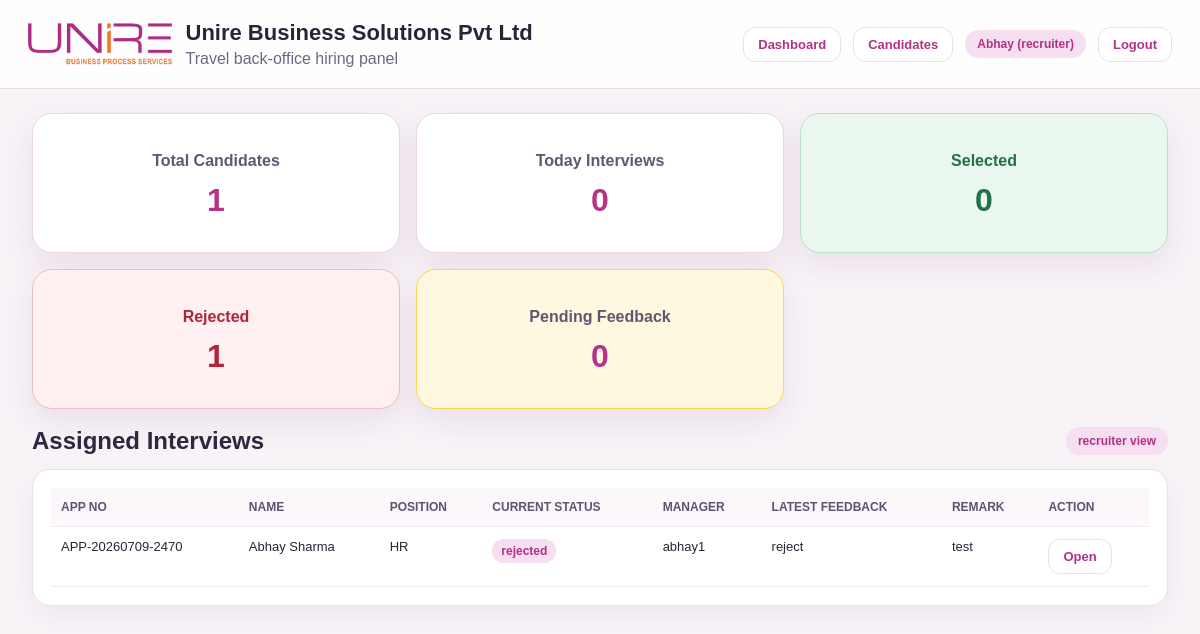
Before: /dashboard.php (signed in) with the older database file.
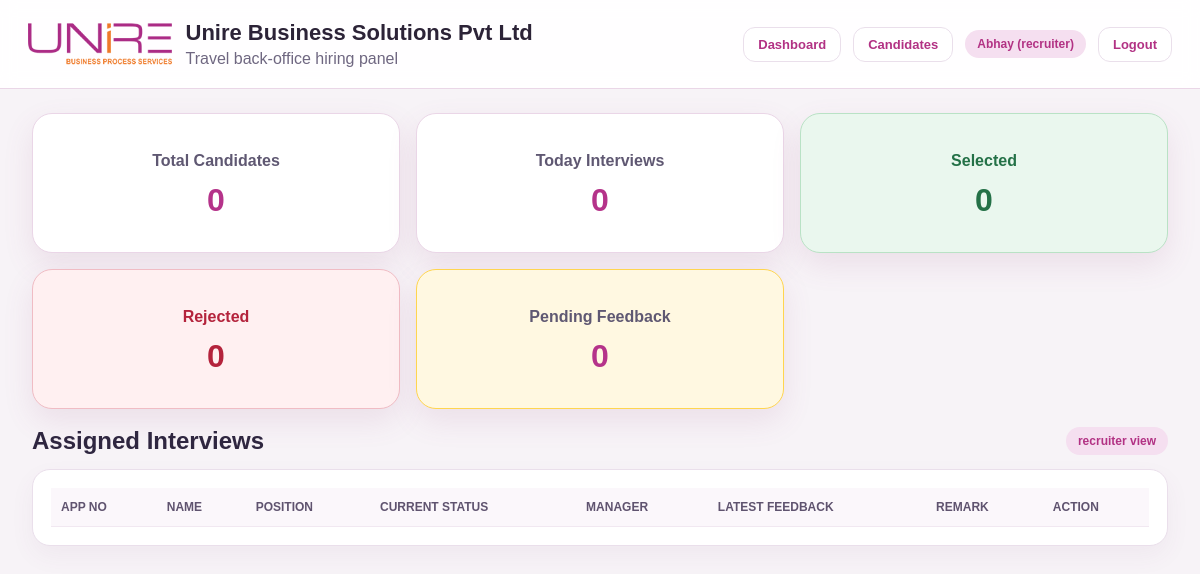
After: the same page with the newer database file.
### tables this page shows
CREATE TABLE `candidates` (
  `id` int(10) UNSIGNED NOT NULL,
  `application_no` varchar(30) NOT NULL,
  `full_name` varchar(150) NOT NULL,
  `email` varchar(150) NOT NULL,
  `phone` varchar(20) NOT NULL,
  `alternate_phone` varchar(20) DEFAULT NULL,
  `gender` varchar(20) DEFAULT NULL,
  `dob` date DEFAULT NULL,
  `address` text DEFAULT NULL,
  `city` varchar(100) DEFAULT NULL,
  `state` varchar(100) DEFAULT NULL,
  `pincode` varchar(20) DEFAULT NULL,
  `highest_qualification` varchar(150) DEFAULT NULL,
  `total_experience` decimal(5,2) DEFAULT 0.00,
  `current_company` varchar(150) DEFAULT NULL,
  `current_salary` decimal(12,2) DEFAULT NULL,
  `expected_salary` decimal(12,2) DEFAULT NULL,
  `position_applied` varchar(150) NOT NULL,
  `department` varchar(100) DEFAULT NULL,
  `source_type` enum('walkin','qr','link','reference') DEFAULT 'walkin',
  `submitted_by_recruiter_id` int(10) UNSIGNED DEFAULT NULL,
  `current_status` varchar(50) NOT NULL DEFAULT 'submitted',
  `final_decision` enum('pending','selected','rejected') DEFAULT 'pending',
  `applied_at` timestamp NULL DEFAULT current_timestamp(),
  `updated_at` timestamp NULL DEFAULT current_timestamp() ON UPDATE current_timestamp(),
  `form_last_updated_by` int(10) UNSIGNED DEFAULT NULL,
  `form_last_updated_role` varchar(50) DEFAULT NULL,
  `form_last_updated_at` timestamp NULL DEFAULT NULL,
  `source_reference_name` varchar(255) DEFAULT NULL,
  `photo_path` varchar(255) DEFAULT NULL,
  `resume_path` varchar(255) DEFAULT NULL,
  `father_husband_name` varchar(150) DEFAULT NULL,
  `emergency_no` varchar(30) DEFAULT NULL,
  `age` int(11) DEFAULT NULL,
  `marital_status` varchar(20) DEFAULT NULL,
  `permanent_address` text DEFAULT NULL,
  `scheduled_exam` varchar(255) DEFAULT NULL,
  `career_goals` text DEFAULT NULL,
  `interest_in_field` text DEFAULT NULL,
  `notice_period` varchar(100) DEFAULT NULL,
  `notice_period_specify` varchar(255) DEFAULT NULL,
  `strengths` text DEFAULT NULL,
  `weakness` text DEFAULT NULL,
  `epf_registered` varchar(10) DEFAULT NULL,
  `uan_no` varchar(50) DEFAULT NULL,
  `esic_registered` varchar(10) DEFAULT NULL,
  `ip_no` varchar(50) DEFAULT NULL,
  `aadhaar_no` varchar(30) DEFAULT NULL,
  `pan_no` varchar(20) DEFAULT NULL,
  `bank_account_no` varchar(50) DEFAULT NULL,
  `ifsc_code` varchar(20) DEFAULT NULL,
  `hobbies` text DEFAULT NULL,
  `computer_knowledge` text DEFAULT NULL,
  `weekly_working_days` varchar(10) DEFAULT NULL,
  `medical_issue` varchar(255) DEFAULT NULL,
  `smoking` varchar(10) DEFAULT NULL,
  `self_vehicle` varchar(10) DEFAULT NULL,
  `driving_licence` varchar(10) DEFAULT NULL
);

### app/helpers/auth.php (called while the page is built, shortened)
<?php
function current_user() {
    return $_SESSION['user'] ?? null;
}
function h($value) {
    return htmlspecialchars((string)$value, ENT_QUOTES, 'UTF-8');
}

### public/dashboard.php (the view, shortened to what the changed rows need)
<?php
require_once __DIR__ . '/../app/helpers/auth.php';
$pdo = Database::connect();
$pdo->setAttribute(PDO::ATTR_ERRMODE, PDO::ERRMODE_EXCEPTION);
$user = current_user();
$role = $user['role'];
$stats = [];
$stats['total_candidates'] = (int) $pdo->query("
    SELECT COUNT(*)
    FROM candidates
")->fetchColumn();
$stats['today_interviews'] = $role === 'manager'
    ? (function ($pdo, $uid) {
        $s = $pdo->prepare("
            SELECT COUNT(*)
            FROM interview_rounds
            WHERE manager_id = ?
              AND DATE(scheduled_at) = CURDATE()
        ");
        $s->execute([$uid]);
        return (int) $s->fetchColumn();
    })($pdo, $user['id'])
    : (int) $pdo->query("
        SELECT COUNT(*)
        FROM interview_rounds
        WHERE DATE(scheduled_at) = CURDATE()
    ")->fetchColumn();
$stats['selected'] = (int) $pdo->query("
    SELECT COUNT(*)
    FROM candidates
    WHERE current_status IN ('selected', 'direct_selected', 'manager_selected')
       OR final_decision = 'selected'
")->fetchColumn();
$stats['rejected'] = (int) $pdo->query("
    SELECT COUNT(*)
    FROM candidates
    WHERE current_status IN ('rejected', 'rejected_without_interview', 'manager_rejected')
       OR final_decision = 'rejected'
")->fetchColumn();
$pendingSql = "
    SELECT
        c.id,
        c.application_no,
        c.full_name,
        c.position_applied,
        c.current_status,
        ir.round_name,
        ir.round_no,
        ir.interview_status,
        u.full_name AS manager_name
    FROM interview_rounds ir
    JOIN candidates c ON c.id = ir.candidate_id
    LEFT JOIN users u ON u.id = ir.manager_id
";
if ($role === 'manager') {
    $pendingSql .= "
        WHERE ir.manager_id = ?
          AND ir.interview_status = 'assigned'
    ";
    $pendingStmt = $pdo->prepare($pendingSql . " ORDER BY ir.id DESC");
    $pendingStmt->execute([$user['id']]);
} else {
    $pendingSql .= "
        WHERE ir.interview_status IN ('assigned', 'under_review')
    ";
    $pendingStmt = $pdo->prepare($pendingSql . " ORDER BY ir.id DESC");
    $pendingStmt->execute();
}
$pendingFeedbacks = $pendingStmt->fetchAll(PDO::FETCH_ASSOC);
$pendingCount = count($pendingFeedbacks);
if ($role === 'manager') {
    $stmt = $pdo->prepare("
        SELECT
            ir.id AS round_id,
            c.id,
            c.application_no,
            c.full_name,
            c.position_applied,
            c.current_status,
            ir.round_name,
            ir.interview_status,
            ir.scheduled_at,
            u.full_name AS manager_name
        FROM interview_rounds ir
        JOIN candidates c ON c.id = ir.candidate_id
        LEFT JOIN users u ON u.id = ir.manager_id
        WHERE ir.manager_id = ?
        ORDER BY ir.id DESC
    ");
    $stmt->execute([$user['id']]);
    $rows = $stmt->fetchAll(PDO::FETCH_ASSOC);
} else {
    $rows = $pdo->query("
        SELECT
            c.id,
            c.application_no,
            c.full_name,
            c.position_applied,
            c.current_status,
            c.final_decision,
            c.applied_at,
            (
                SELECT f.recommendation
                FROM interview_feedback f
                WHERE f.candidate_id = c.id
                ORDER BY f.id DESC
                LIMIT 1
            ) AS latest_feedback,
            (
                SELECT f.remark_text
                FROM interview_feedback f
                WHERE f.candidate_id = c.id
                ORDER BY f.id DESC
                LIMIT 1
            ) AS latest_remark,
            (
                SELECT u.full_name
                FROM interview_feedback f
                LEFT JOIN users u ON u.id = f.manager_id
                WHERE f.candidate_id = c.id
                ORDER BY f.id DESC
                LIMIT 1
            ) AS manager_name
        FROM candidates c
        ORDER BY c.id DESC
        LIMIT 50
    ")->fetchAll(PDO::FETCH_ASSOC);
}
include __DIR__ . '/../app/views/layouts/header.php';
?>
<div class="container">
    <?php if ($role !== 'manager'): ?>
    <section class="stats">
        <div class="card"><h3>Total Candidates</h3><p><?= (int) $stats['total_candidates'] ?></p></div>
        <div class="card"><h3>Today Interviews</h3><p><?= (int) $stats['today_interviews'] ?></p></div>
        <div class="card selected"><h3>Selected</h3><p><?= (int) $stats['selected'] ?></p></div>
        <div class="card rejected"><h3>Rejected</h3><p><?= (int) $stats['rejected'] ?></p></div>
        <div class="card pending-card" onclick="openPendingModal()">
            <h3>Pending Feedback</h3>
            <p><?= (int) $pendingCount ?></p>
        </div>
    </section>
    <?php endif; ?>
    <div class="section-title">
        <h2>Assigned Interviews</h2>
    </div>
    <div class="card">
        <table>
            <thead>
                <?php if ($role === 'manager'): ?>
                <tr>
                    <th>Round</th>
                    <th>App No</th>
                    <th>Name</th>
                    <th>Position</th>
                    <th>Current Status</th>
                    <th>Interview Status</th>
                    <th>Action</th>
                </tr>
                <?php else: ?>
                <tr>
                    <th>App No</th>
                    <th>Name</th>
                    <th>Position</th>
                    <th>Current Status</th>
                    <th>Manager</th>
                    <th>Latest Feedback</th>
                    <th>Remark</th>
                    <th>Action</th>
                </tr>
                <?php endif; ?>
            </thead>
            <tbody>
                <?php foreach ($rows as $row): ?>
                <tr>
                    <?php if ($role === 'manager'): ?>
                        <td><?= h($row['round_name']) ?></td>
                        <td><?= h($row['application_no']) ?></td>
                        <td><?= h($row['full_name']) ?></td>
                        <td><?= h($row['position_applied']) ?></td>
                        <td><span class="badge"><?= h($row['current_status']) ?></span></td>
                        <td><span class="badge"><?= h($row['interview_status']) ?></span></td>
                        <td><a class="btn" href="manager-review.php?round_id=<?= (int) $row['round_id'] ?>">Open</a></td>
                    <?php else: ?>
                        <?php
                        $latestFeedback = $row['latest_feedback'] ?: '-';
                        ?>
                        <td><?= h($row['application_no']) ?></td>
                        <td><?= h($row['full_name']) ?></td>
                        <td><?= h($row['position_applied']) ?></td>
                        <td><span class="badge"><?= h($row['current_status']) ?></span></td>
                        <td><?= h($row['manager_name'] ?: '-') ?></td>
                        <td><?= h($latestFeedback) ?></td>
                        <td><?= h($row['latest_remark'] ?: '-') ?></td>
                        <td><a class="btn" href="recruiter-candidate.php?id=<?= (int) $row['id'] ?>">Open</a></td>
                    <?php endif; ?>
                </tr>
                <?php endforeach; ?>
            </tbody>
        </table>
    </div>
</div>
<?php include __DIR__ . '/../app/views/layouts/footer.php'; ?>

Changed rows visible on the page:
removed candidates: application_no "APP-20260709-2470", full_name "Abhay Sharma", position_applied "HR", current_status "rejected", manager_name "abhay1", latestFeedback "reject", latest_remark "test"
Other visible differences:
$stats['total_candidates']: "1" → "0"
$stats['rejected']: "1" → "0"
